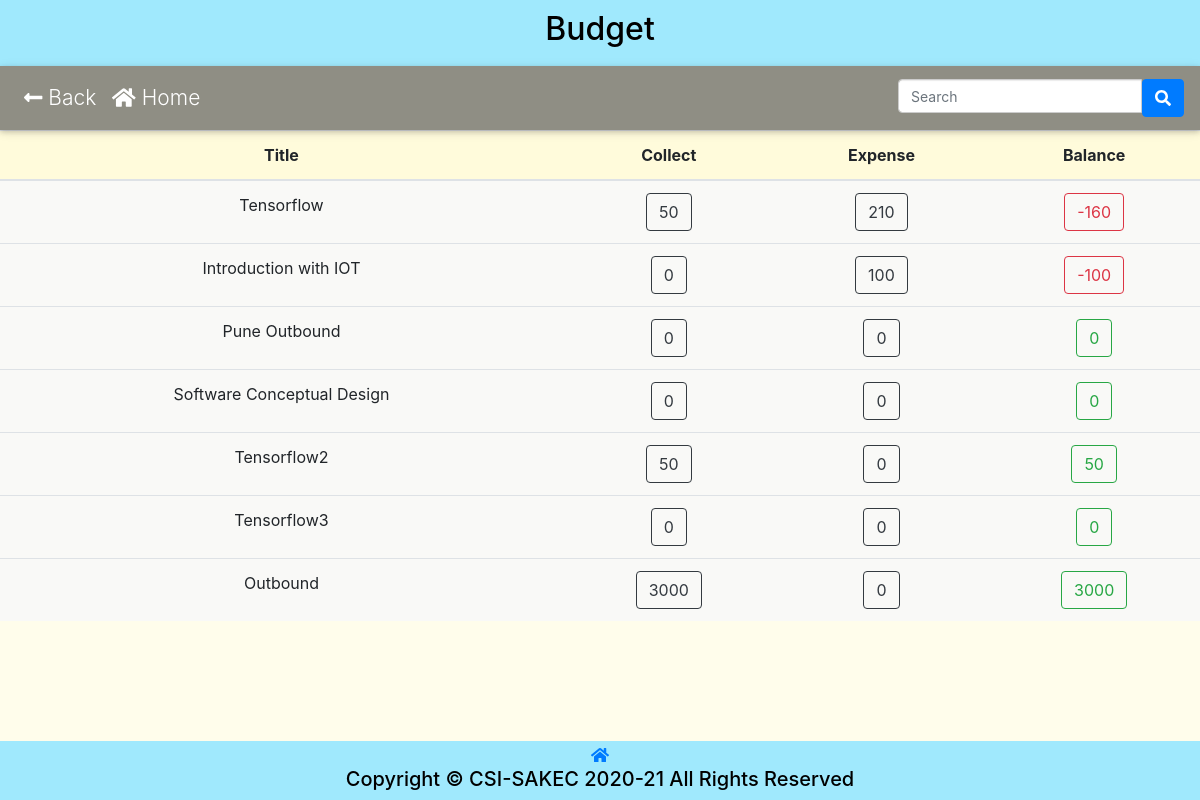
Page /Eventmanagement/budget.php on the earlier database version.
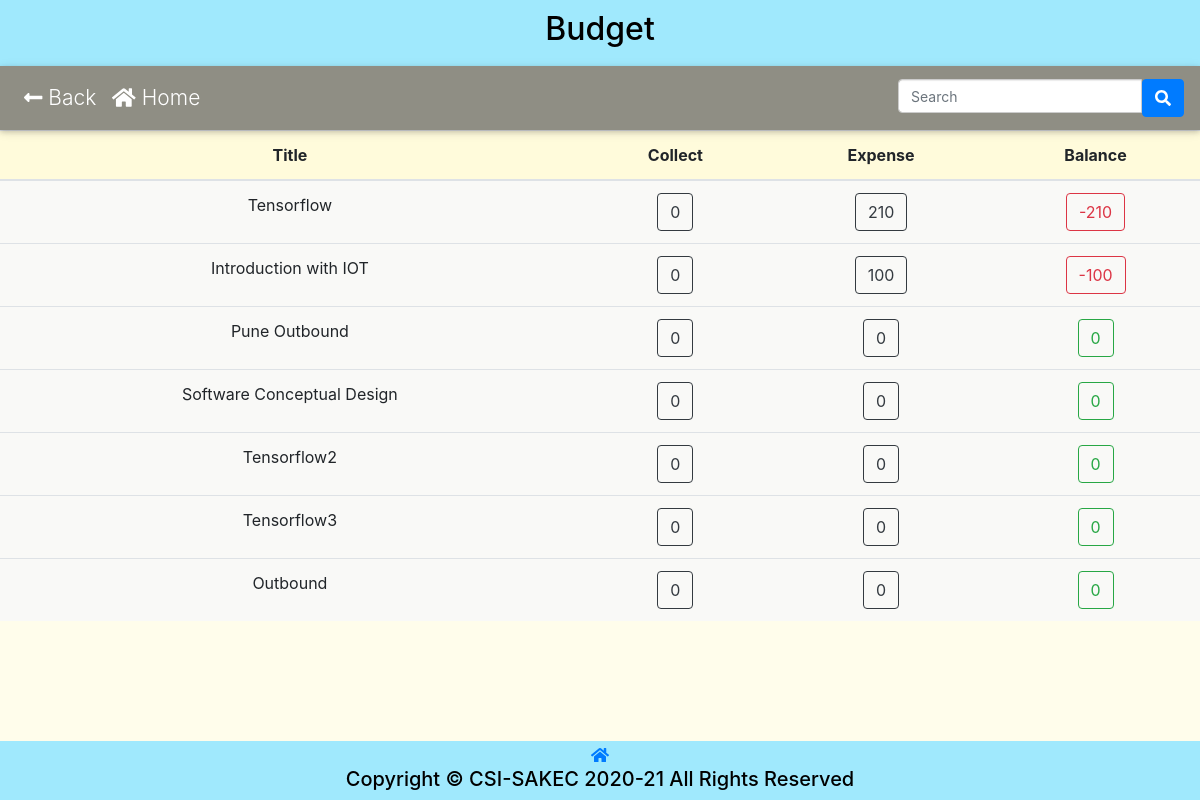
Same page on the later database version.
### tables this page shows
CREATE TABLE `csi_event` (
  `id` int(11) NOT NULL,
  `title` varchar(225) NOT NULL,
  `subtitle` varchar(255) NOT NULL,
  `banner` varchar(256) NOT NULL,
  `e_from_date` date NOT NULL,
  `e_to_date` date NOT NULL,
  `e_from_time` time NOT NULL,
  `e_to_time` time NOT NULL,
  `e_description` text NOT NULL,
  `fee_m` int(5) NOT NULL,
  `fee` int(5) NOT NULL,
  `live` tinyint(1) NOT NULL,
  `feedback` tinyint(4) NOT NULL,
  `selfie` tinyint(4) NOT NULL
);

### Eventmanagement/budget.php (the view, shortened to what this page needs)
<!DOCTYPE html>
<html lang="en" xmlns="http://www.w3.org/1999/xhtml">
<head>
    <link rel="stylesheet" href="../plugins/bootstrap-4.6.0-dist/css/bootstrap.min.css">
    <link rel="stylesheet" href="../css/membership.css?v=<?php echo time(); ?>">
</head>
<body>
    <header>
        <h2 style="text-align: center;">Budget</h2>
    </header>
    <nav class="navbar navbar-expand-lg navbar-dark default-color sticky-top">
		<div class="collapse navbar-collapse" id="navbarSupportedContent-333">
			<ul class="navbar-nav mr-auto">
                <li class="nav-item">
					<a class="nav-link" href="eventmanagement.php"><i class="fas fa-long-arrow-alt-left"></i>  Back</a>
				</li>
                <li class="nav-item">
					<a class="nav-link" href="../index.php"><i class="fas fa-home"></i>  Home</a>
				</li>
			</ul>
			<ul class="navbar-nav ml-auto nav-flex-icons">
                <form action="<?php echo htmlspecialchars($_SERVER["PHP_SELF"]); ?>" method="POST">
                    <div class="input-group">
                        <input type="search" id="form1" name="search" placeholder="Search" class="form-control" autocomplete="off"/>
                        <button id="search-button" type="submit" class="btn btn-primary">
                            <i class="fas fa-search"></i>
                        </button>
                    </div>
                </form>
			</ul>
		</div>
	</nav>
    <table class="table">
        <thead class="black white-text">
            <tr>
                <th scope="col">Title</th>
                <th>Collect</th>
                <th>Expense</th>
                <th>Balance</th>
            </tr>
        </thead>
        <tbody>
            <div class="table-content" style="font-size: large;">
                <?php
                require_once "../config.php";
                $sql = "SELECT `id`, `title`  FROM `csi_event` ";
                $query = mysqli_query($conn, $sql);
                if (mysqli_num_rows($query) > 0) {
                    while ($row = mysqli_fetch_assoc($query)) {
                        $id= $row['id'];
                        $title= $row['title'];
                        $expense_sql="SELECT SUM( `bill_amount`) as `amount` FROM `csi_expense` WHERE `event_id`='$id' GROUP BY `event_id`";
                        $collection_sql="SELECT SUM( `amount`)as `amount` FROM `csi_collection` WHERE `event_id`='$id' GROUP BY `event_id`";
                        $expense_query = mysqli_query($conn, $expense_sql);
                        $collection_query = mysqli_query($conn, $collection_sql);
                        $expense_row=mysqli_fetch_assoc($expense_query);
                        $collection_row=mysqli_fetch_assoc($collection_query);
                        if(isset($expense_row['amount'])){
                            $expense=$expense_row['amount'];
                        }
                        else{
                            $expense=0;
                        }
                        if(isset($collection_row['amount'])){
                            $collection=$collection_row['amount'];
                        }
                        else{
                            $collection=0;
                        }
                        $balance = $collection-$expense;
                ?>
                <tr>
                    <td scope="row"><?php echo $title; ?></td>
                    <td>
                        <form action="collection.php" method="get">
                            <button type="submit" class="btn btn-outline-dark"><?php echo $collection; ?></button>
                        </form>
                    </td>
                    <td>
                        <form action="expense.php" method="get">
                            <button type="submit" class="btn btn-outline-dark"><?php echo $expense; ?></button>
                        </form>
                    </td>
                    <td>
                        <?php
                            if($balance>=0){
                        ?>
                                <button type="Button" class="btn btn-outline-success"><?php echo $balance; ?></button>
                        <?php
                            }
                            else{
                        ?>
                                <button type="Button" class="btn btn-outline-danger"><?php echo $balance; ?></button>
                        <?php
                            }
                        ?>
                    </td>
                </tr>
                <?php
                    }
                } else {
                    echo "No Record Found";
                }
                ?>
            </div>
        </tbody>
    </table>
    <div class="spacer" style="height:10px;"></div>
    <div class="footer">
        <div class="spacer" style="height:2px;"></div>
        <a href="index.php"><i class="fas fa-home"></i></a>
        <h5>Copyright &copy; CSI-SAKEC 2020-21 All Rights Reserved</h5>
    </div>
</body>
</html>

### css/membership.css (style rules this page uses)
body { text-align: center; background-color: #fffdeb; font-family: -apple-system,BlinkMacSystemFont,"Segoe UI",Roboto,"Helvetica Neue",Arial,"Noto Sans",sans-serif,"Apple Color Emoji","Segoe UI Emoji","Segoe UI Symbol","Noto Color Emoji"; margin: 0; color: white; padding: 0; color: black; }
header { color: black; background-color: #a0e9fd; padding: 10px; }
.footer { text-align: center; background-color: #a0e9fd; left: 0; bottom: 0; width: 100%; }
.input-group .form-control { position: relative; z-index: 2; float: left; width: 50%; margin-bottom: 0; }
.form-control { display: block; width: 50%; height: 34px; padding: 6px 12px; font-size: 14px; line-height: 1.42857143; color: #555; background-color: #fff; background-image: none; border: 1px solid #ccc; border-radius: 4px; -webkit-box-shadow: inset 0 1px 1px rgb(0 0 0 / 8%); box-shadow: inset 0 1px 1px rgb(0 0 0 / 8%); -webkit-transition: border-color ease-in-out .15s, -webkit-box-shadow ease-in-out .15s; -o-transition: border-color ease-in-out .15s, box-shadow ease-in-out .15s; transition: border-color ease-in-out .15s, box-shadow ease-in-out .15s; }
.table thead th { vertical-align: bottom; border-bottom: 2px solid #dee2e6; background: #fffbdb; }
.table { width: 100%; margin-bottom: 0rem; color: #212529; background: #f9f9f7; }
@media only screen and (min-width: 600px) { .footer { position: fixed; } }
@media only screen and (max-width: 1200px) { .navbar { font-weight: 300; -webkit-box-shadow: 0 2px 5px 0 rgba(0, 0, 0, 0.16), 0 2px 10px 0 rgba(0, 0, 0, 0.12); box-shadow: 0 2px 5px 0 rgba(0, 0, 0, 0.16), 0 2px 10px 0 rgba(0, 0, 0, 0.12); font-size: 21px; } }
.navbar.navbar-dark .navbar-nav .nav-item .nav-link { color: #ffffff; -webkit-transition: .35s; transition: .35s; }
.default-color { background-color: #00000070 !important; }

Differences in the rows shown:
computed for csi_event "Tensorflow": collection "50" → "0"; balance "-160" → "-210"
computed for csi_event "Tensorflow2": collection "50" → "0"; balance "50" → "0"
changed csi_event "Outbound": collection "3000" → "0"; balance "3000" → "0"
